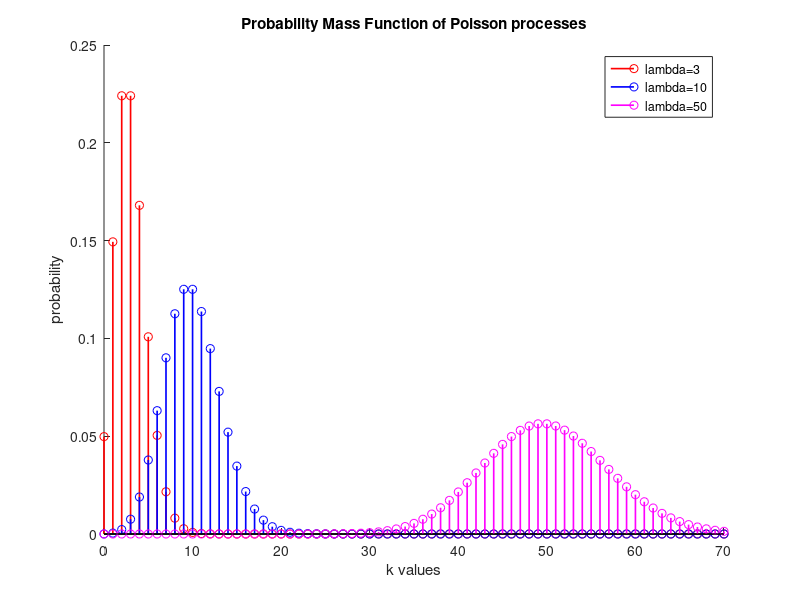
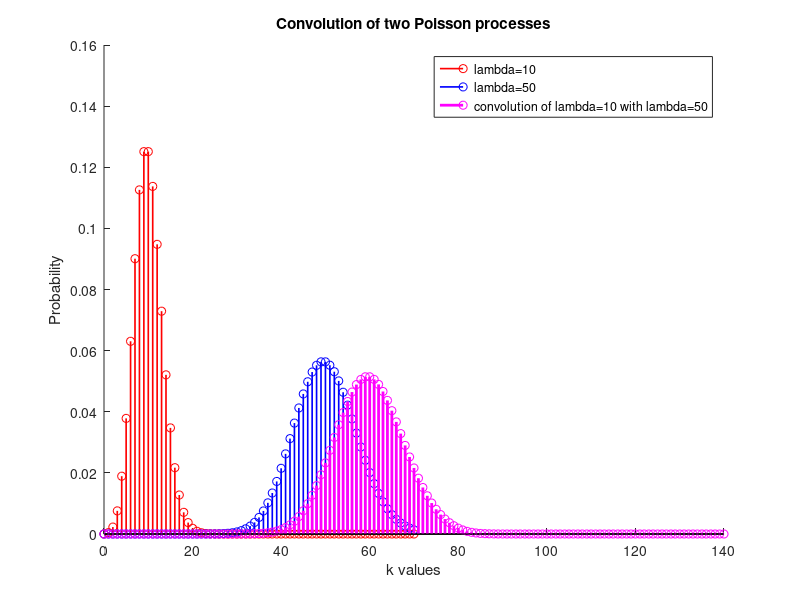
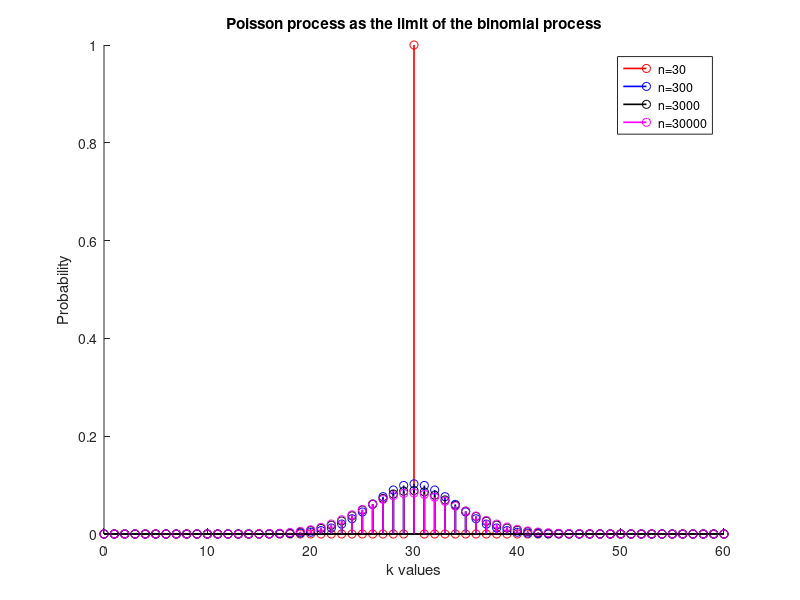

Here is the MATLAB script that generated these plots, in order:
pkg load statistics

clc;
clear all;
close all;

# TASK: In a common diagram, design the Probability Mass Function of Poisson processes
# with lambda parameters 3, 10, 50. In the horizontal axes, choose k parameters 
# between 0 and 70. 

k = 0:1:70;
lambda = [3,10,30,50];

for i=1:columns(lambda)
  poisson(i,:) = poisspdf(k,lambda(i));
endfor

colors = "rbkm";
figure(1);
hold on;
for i=1:columns(lambda)
  if(i!=3)
  stem(k,poisson(i,:),colors(i),"linewidth",1.2);
  endif
endfor
hold off;

title("Probability Mass Function of Poisson processes");
xlabel("k values");
ylabel("probability");
legend("lambda=3","lambda=10","lambda=50");


# TASK: Regarding the Poisson process with parameter lambda 30, compute its mean 
# value and variance

index = find(lambda == 30);
chosen = poisson(index,:);
mean_value = 0;
for i=0:(columns(poisson(index,:))-1)
  mean_value = mean_value + i.*poisson(index,i+1);
endfor

display("mean value of Poisson with lambda 30 is");
display(mean_value);

second_moment = 0;
for i=0:(columns(poisson(index,:))-1)
  second_moment = second_moment + i.*i.*poisson(index,i+1);
endfor

variance = second_moment - mean_value.^2;
display("Variance of Poisson with lambda 30 is");
display(variance);


# TASK: Consider the convolution of the Poisson distribution with lambda 10 with 
# the Poisson distribution with lambda 50. 

first = find(lambda==10);
second = find(lambda==50);
poisson_first = poisson(first,:);
poisson_second = poisson(second,:);

composed = conv(poisson_first,poisson_second);
new_k = 0:1:(2*70);

figure(2);
hold on;
stem(k,poisson_first(:),colors(1),"linewidth",1.2);
stem(k,poisson_second(:),colors(2),"linewidth",1.2);
stem(new_k,composed,"mo","linewidth",2);

# poissonn(1,:) = poisspdf(new_k,60);
# stem(new_k,poissonn(:),colors(3),"linewidht",1.2);
# convolution of lambda=10 with lambda=50 is equal to convolution of lambda=60
# convolution of poisson(li) = sum of poisson(li) = poisson(sum(li))
# prerequisite: random variables need to be independent

hold off;
title("Convolution of two Poisson processes");
xlabel("k values");
ylabel("Probability");
legend("lambda=10","lambda=50","convolution of lambda=10 with lambda=50");


# TASK: Show that Poisson process is the limit of the binomial distribution.
k = 0:1:60;
# Define the desired Poisson Process
lambda = 30;
i = 1:1:4;
n = lambda.*i; 
p = lambda./n;

figure(3);
title("Poisson process as the limit of the binomial process");
xlabel("k values");
ylabel("Probability");
hold on;
for i=1:4
  binomial = binopdf(k,n(i),p(i));
  stem(k,binomial,colors(i),"linewidth",1.2);
endfor
legend("n=30","n=300","n=3000","n=30000");
hold off;